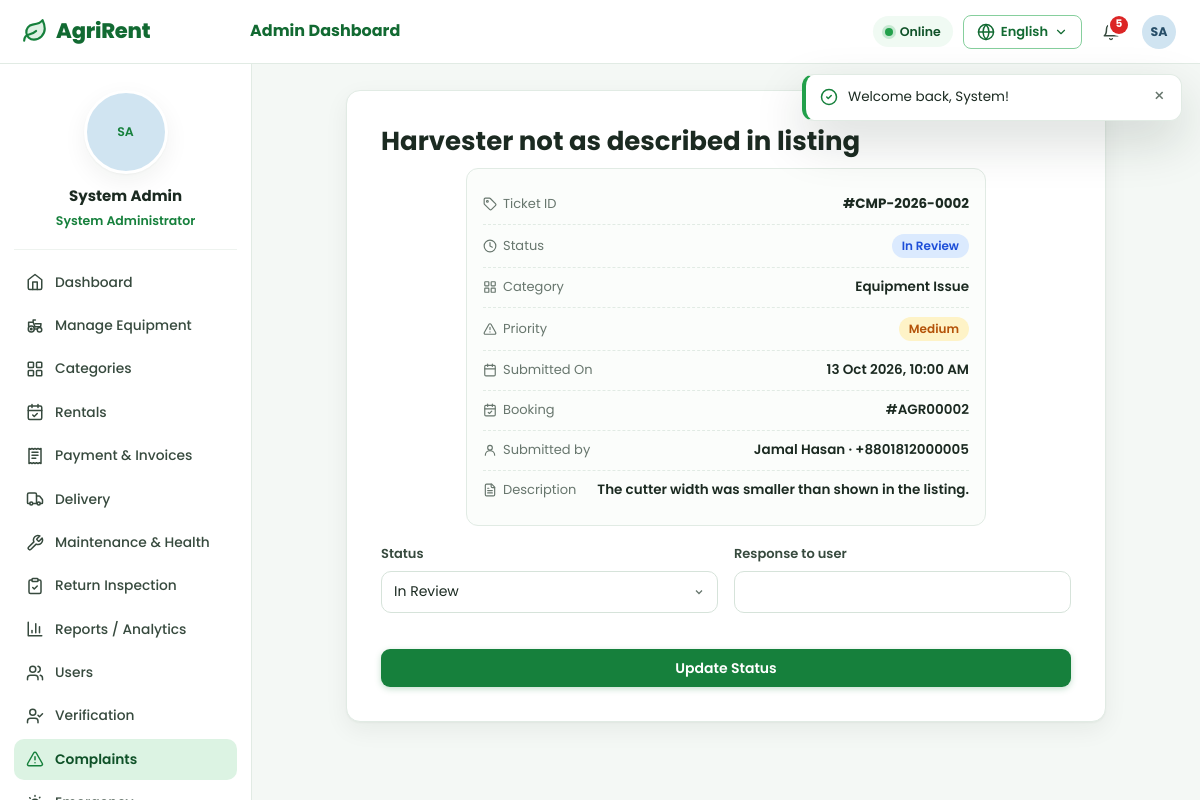
The app's page /index.php?r=complaint/show&id=2 (signed in) with its own data.
### tables this page shows
CREATE TABLE `users` (
  `id` INT UNSIGNED NOT NULL AUTO_INCREMENT,
  `name` VARCHAR(100) NOT NULL,
  `email` VARCHAR(160) NOT NULL,
  `phone` VARCHAR(30) NOT NULL DEFAULT '',
  `address` VARCHAR(255) NOT NULL DEFAULT '',
  `password` VARCHAR(255) NOT NULL,
  `role` ENUM('farmer','employee','admin') NOT NULL,
   
  `status` ENUM('inactive','active','suspended','deleted') NOT NULL DEFAULT 'inactive',
  `email_verified_at` DATETIME DEFAULT NULL,
   
  `verification_status` ENUM('pending','approved','rejected') NOT NULL DEFAULT 'pending',
  `verification_note` VARCHAR(255) DEFAULT NULL,
  `verification_document` VARCHAR(255) DEFAULT NULL,
  `verified_by` INT UNSIGNED DEFAULT NULL,
  `verified_at` DATETIME DEFAULT NULL,
  `employee_code` VARCHAR(30) DEFAULT NULL,
  `profile_photo` VARCHAR(255) DEFAULT NULL,
  `language` ENUM('en','bn') NOT NULL DEFAULT 'en',
  `two_factor_enabled` TINYINT(1) NOT NULL DEFAULT 0,
  `google_id` VARCHAR(64) DEFAULT NULL,
  `failed_attempts` INT UNSIGNED NOT NULL DEFAULT 0,
  `locked_until` DATETIME DEFAULT NULL,
  `last_login_at` DATETIME DEFAULT NULL,
  `last_login_ip` VARCHAR(45) DEFAULT NULL,
  `last_login_agent` VARCHAR(255) DEFAULT NULL,
  `remember_selector` CHAR(24) DEFAULT NULL,
  `remember_hash` CHAR(64) DEFAULT NULL,
  `remember_expires` DATETIME DEFAULT NULL,
  `deleted_at` DATETIME DEFAULT NULL,
  `created_at` DATETIME NOT NULL DEFAULT CURRENT_TIMESTAMP,
  `updated_at` DATETIME NOT NULL DEFAULT CURRENT_TIMESTAMP ON UPDATE CURRENT_TIMESTAMP,
  PRIMARY KEY (`id`),
  UNIQUE KEY `uq_users_email` (`email`),
  UNIQUE KEY `uq_users_google` (`google_id`),
  UNIQUE KEY `uq_users_remember` (`remember_selector`),
  KEY `idx_users_role_status` (`role`,`status`,`verification_status`)
);

CREATE TABLE `complaints` (
  `id` INT UNSIGNED NOT NULL AUTO_INCREMENT,
  `ticket_no` VARCHAR(20) DEFAULT NULL,
  `user_id` INT UNSIGNED NOT NULL,
  `booking_id` INT UNSIGNED DEFAULT NULL,
  `category` VARCHAR(40) NOT NULL,
  `priority` ENUM('low','medium','high') NOT NULL DEFAULT 'medium',
  `subject` VARCHAR(180) NOT NULL,
  `description` TEXT NOT NULL,
  `attachment` VARCHAR(255) DEFAULT NULL,
  `status` ENUM('pending','in_review','resolved','closed') NOT NULL DEFAULT 'pending',
  `admin_response` TEXT DEFAULT NULL,
  `handled_by` INT UNSIGNED DEFAULT NULL,
  `client_uuid` CHAR(36) DEFAULT NULL,
  `created_at` DATETIME NOT NULL DEFAULT CURRENT_TIMESTAMP,
  `updated_at` DATETIME NOT NULL DEFAULT CURRENT_TIMESTAMP ON UPDATE CURRENT_TIMESTAMP,
  PRIMARY KEY (`id`),
  UNIQUE KEY `uq_complaints_ticket` (`ticket_no`),
  UNIQUE KEY `uq_complaints_uuid` (`client_uuid`),
  KEY `idx_complaints_user_status` (`user_id`,`status`),
  CONSTRAINT `fk_complaints_user` FOREIGN KEY (`user_id`) REFERENCES `users` (`id`) ON DELETE CASCADE,
  CONSTRAINT `fk_complaints_booking` FOREIGN KEY (`booking_id`) REFERENCES `bookings` (`id`) ON DELETE SET NULL,
  CONSTRAINT `fk_complaints_handler` FOREIGN KEY (`handled_by`) REFERENCES `users` (`id`) ON DELETE SET NULL
);

CREATE TABLE `bookings` (
  `id` INT UNSIGNED NOT NULL AUTO_INCREMENT,
  `booking_code` VARCHAR(20) DEFAULT NULL,
  `farmer_id` INT UNSIGNED NOT NULL,
  `equipment_id` INT UNSIGNED NOT NULL,
  `start_date` DATE NOT NULL,
  `end_date` DATE NOT NULL,
  `days` INT UNSIGNED NOT NULL,
  `base_price` DECIMAL(10,2) NOT NULL,
  `price_per_day` DECIMAL(10,2) NOT NULL,
  `season` ENUM('normal','harvest','off_season') NOT NULL DEFAULT 'normal',
  `rental_cost` DECIMAL(12,2) NOT NULL,
  `delivery_charge` DECIMAL(10,2) NOT NULL DEFAULT 0,
  `discount` DECIMAL(10,2) NOT NULL DEFAULT 0,
  `total_amount` DECIMAL(12,2) NOT NULL,
  `delivery_address` VARCHAR(255) NOT NULL,
  `notes` VARCHAR(500) DEFAULT NULL,
  `status` ENUM('pending','confirmed','delivered','returned','completed','cancelled','rejected') NOT NULL DEFAULT 'pending',
  `status_note` VARCHAR(255) DEFAULT NULL,
  `cancellation_reason` VARCHAR(120) DEFAULT NULL,
  `cancellation_details` VARCHAR(500) DEFAULT NULL,
  `cancelled_at` DATETIME DEFAULT NULL,
  `client_uuid` CHAR(36) DEFAULT NULL,
  `created_at` DATETIME NOT NULL DEFAULT CURRENT_TIMESTAMP,
  `updated_at` DATETIME NOT NULL DEFAULT CURRENT_TIMESTAMP ON UPDATE CURRENT_TIMESTAMP,
  PRIMARY KEY (`id`),
  UNIQUE KEY `uq_bookings_code` (`booking_code`),
  UNIQUE KEY `uq_bookings_uuid` (`client_uuid`),
  KEY `idx_bookings_farmer` (`farmer_id`,`status`),
  KEY `idx_bookings_equipment_dates` (`equipment_id`,`start_date`,`end_date`),
  KEY `idx_bookings_status_created` (`status`,`created_at`),
  CONSTRAINT `fk_bookings_farmer` FOREIGN KEY (`farmer_id`) REFERENCES `users` (`id`) ON UPDATE CASCADE,
  CONSTRAINT `fk_bookings_equipment` FOREIGN KEY (`equipment_id`) REFERENCES `equipment` (`id`) ON UPDATE CASCADE
);

### app/views/complaint/show.php (the view, shortened to what the rows shown need)
<?php $staff = $user['role'] !== 'farmer'; ?>
<section class="card success-card <?= $isNew ? '' : 'plain' ?>">
    <?php if ($isNew): ?>
        <span class="success-icon"><?= icon('check-circle') ?></span>
        <h1><?= e(t('Complaint Submitted Successfully!')) ?></h1>
        <p class="muted"><?= e(t('Your complaint has been submitted.')) ?></p>
    <?php else: ?>
        <h1><?= e($c['subject']) ?></h1>
    <?php endif; ?>
    <div class="sub-card receipt">
        <dl class="kv">
            <div><dt><?= icon('tag', 'icon-xs') ?><?= e(t('Ticket ID')) ?></dt><dd><strong>#<?= e($c['ticket_no']) ?></strong></dd></div>
            <div><dt><?= icon('grid', 'icon-xs') ?><?= e(t('Category')) ?></dt><dd><?= e(t($c['category'])) ?></dd></div>
            <div><dt><?= icon('calendar', 'icon-xs') ?><?= e(t('Submitted On')) ?></dt><dd><?= e(fmt_datetime($c['created_at'])) ?></dd></div>
            <?php if ($c['booking_code']): ?><div><dt><?= icon('calendar-check', 'icon-xs') ?><?= e(t('Booking')) ?></dt><dd>#<?= e($c['booking_code']) ?></dd></div><?php endif; ?>
            <?php if ($staff): ?><div><dt><?= icon('user', 'icon-xs') ?><?= e(t('Submitted by')) ?></dt><dd><?= e($c['user_name']) ?> · <?= e($c['user_phone']) ?></dd></div><?php endif; ?>
            <div><dt><?= icon('file-text', 'icon-xs') ?><?= e(t('Description')) ?></dt><dd><?= nl2br(e($c['description'])) ?></dd></div>
        </dl>
    </div>
    <?php if ($staff): ?>
        <form class="stack left" method="post" action="<?= e(url('complaint/update')) ?>" data-ajax data-reload>
            <div class="form-grid">
                <div class="field"><label><?= e(t('Status')) ?></label><select name="status"><?php foreach (Complaint::STATUSES as $s): ?><option value="<?= $s ?>"<?= selected($c['status'], $s) ?>><?= e(status_meta($s)[0]) ?></option><?php endforeach; ?></select></div>
                <div class="field"><label><?= e(t('Response to user')) ?></label><input name="response" value="<?= e($c['admin_response'] ?? '') ?>"></div>
            </div>
            <button class="btn btn-primary" type="submit"><?= e(t('Update Status')) ?></button>
        </form>
    <?php endif; ?>
</section>

### app/views/layouts/app.php (shortened to what the rows shown need)
<?php
$me = Auth::user();
$current = Router::current();
?>
<!doctype html>
<html lang="<?= Lang::get() ?>" data-lang="<?= Lang::get() ?>">
<head><?php include __DIR__ . '/_head.php'; ?></head>
<body class="app role-<?= e($me['role']) ?>" data-route="<?= e($current) ?>">
<header class="topbar">
    <a class="brand" href="<?= e(url('dashboard/index')) ?>"><?= icon('leaf') ?><span><?= e(setting('platform_name', 'AgriRent')) ?></span></a>
    <div class="topbar-title"><?= $me['role'] !== 'farmer' ? e(t(ucfirst($me['role']) . ' Dashboard')) : '' ?></div>
    <div class="topbar-actions">
        <div class="net-status" id="netStatus" title="<?= e(t('Connection & offline sync status')) ?>">
        </div>
        <?php include __DIR__ . '/_lang.php'; ?>
        <div class="dropdown notif-dropdown">
        </div>
        <div class="dropdown">
            <button class="user-chip" type="button" data-dropdown aria-label="<?= e(t('Account menu')) ?>"><?= avatar($me, 'sm') ?></button>
        </div>
    </div>
</header>
<aside class="sidebar" aria-label="<?= e(t('Sidebar')) ?>">
    <div class="sidebar-profile">
        <?= avatar($me, 'xl') ?>
        <strong><?= e($me['name']) ?></strong>
        <span><?= e($me['role'] === 'admin' ? t('System Administrator') : role_label($me['role'])) ?></span>
    </div>
</aside>
<main id="main" class="main">
    <?= $content ?>
</main>
</body>
</html>

### app/helpers.php (shortened to what the rows shown need)
<?php
function config(string $key, $default = null)
{
    $value = $GLOBALS['__config'];
    foreach (explode('.', $key) as $part) {
        $value = $value[$part];
    }
    return $value;
}
function setting(string $key, $default = '')
{
    return Settings::get($key, $default);
}
function url(string $route = '', array $params = []): string
{
    $query = $route !== '' ? 'r=' . $route : '';
    if ($params) {
        $query .= ($query !== '' ? '&' : '') . http_build_query($params);
    }
    return 'index.php' . ($query !== '' ? '?' . $query : '');
}
function e($value): string
{
    return htmlspecialchars((string)$value, ENT_QUOTES | ENT_SUBSTITUTE, 'UTF-8');
}
function t(string $key, array $params = []): string
{
    return Lang::translate($key, $params);
}
function fmt_date(?string $date, string $format = 'd M Y'): string
{
    $ts = strtotime($date);
    return $ts ? date($format, $ts) : '—';
}
function fmt_datetime(?string $date): string
{
    return fmt_date($date, 'd M Y, h:i A');
}
function icon(string $name, string $class = ''): string
{
    return Icon::svg($name, $class);
}
function status_meta(string $status): array
{
    static $map = [
        'pending' => ['Pending', 'amber'], 'confirmed' => ['Confirmed', 'blue'], 'delivered' => ['Delivered', 'green'],
        'returned' => ['Returned', 'purple'], 'completed' => ['Completed', 'green'], 'cancelled' => ['Cancelled', 'red'],
        'rejected' => ['Rejected', 'red'], 'active_rental' => ['Active', 'green'],
        'paid' => ['Paid', 'green'], 'failed' => ['Failed', 'red'], 'refunded' => ['Refunded', 'gray'],
        'unpaid' => ['Unpaid', 'amber'], 'partial' => ['Partially Paid', 'amber'],
        'assigned' => ['Assigned', 'blue'], 'in_progress' => ['In Progress', 'blue'],
        'available' => ['Available', 'green'], 'unavailable' => ['Not Available', 'red'], 'maintenance' => ['Maintenance', 'amber'],
        'inactive' => ['Inactive', 'gray'], 'good' => ['Good', 'green'], 'needs_maintenance' => ['Needs Maintenance', 'red'],
        'under_maintenance' => ['Under Maintenance', 'amber'], 'unknown' => ['Data Missing', 'gray'],
        'scheduled' => ['Scheduled', 'blue'], 'open' => ['Open', 'red'], 'resolved' => ['Resolved', 'green'],
        'in_review' => ['In Review', 'blue'], 'closed' => ['Closed', 'gray'],
        'low' => ['Low', 'green'], 'medium' => ['Medium', 'amber'], 'high' => ['High', 'red'],
        'active' => ['Active', 'green'], 'suspended' => ['Suspended', 'red'], 'deleted' => ['Deleted', 'gray'],
        'approved' => ['Approved', 'green'], 'verified' => ['Verified', 'green'], 'unverified' => ['Unverified', 'amber'],
        'damaged' => ['Damaged', 'red'], 'needs_service' => ['Needs Service', 'amber'],
        'normal' => ['Normal Season', 'gray'], 'harvest' => ['Harvest Season', 'amber'], 'off_season' => ['Off-season', 'blue'],
    ];
    $meta = $map[$status] ?? [ucwords(str_replace('_', ' ', $status)), 'gray'];
    return [t($meta[0]), $meta[1]];
}
function selected($a, $b): string
{
    return (string)$a === (string)$b ? ' selected' : '';
}
function initials(?string $name): string
{
    $parts = preg_split('/\s+/', trim((string)$name)) ?: [];
    $letters = '';
    foreach (array_slice($parts, 0, 2) as $part) {
        $letters .= mb_strtoupper(mb_substr($part, 0, 1));
    }
    return $letters ?: 'U';
}
function avatar(?array $user, string $size = ''): string
{
    $class = 'avatar' . ($size ? ' avatar-' . $size : '');
    $hue = crc32((string)($user['name'] ?? 'user')) % 360;
    return '<span class="' . $class . ' avatar-initials" style="--hue:' . $hue . '">' . e(initials($user['name'] ?? '')) . '</span>';
}

### records on screen
users: role "Admin Dashboard", name "SA SA", name "System Admin", role "System Administrator"
complaints: subject "Harvester not as described in listing", ticket_no "CMP-2026-0002", category "Equipment Issue", created_at "13 Oct 2026, 10:00 AM", booking.booking_code "AGR00002", user.name "Jamal Hasan", user.phone "+8801812000005", description "The cutter width was smaller than shown in the listing.", status "In Review"

### other values on screen
setting('platform_name', 'AgriRent') "AgriRent"
$unread "5"
t($label) "Dashboard"
t($label) "Manage Equipment"
t($label) "Categories"
t($label) "Rentals"
t($label) "Payment & Invoices"
t($label) "Delivery"
t($label) "Maintenance & Health"
t($label) "Return Inspection"
t($label) "Reports / Analytics"
t($label) "Users"
t($label) "Verification"
t($label) "Complaints"
t('Ticket ID') "Ticket ID"
